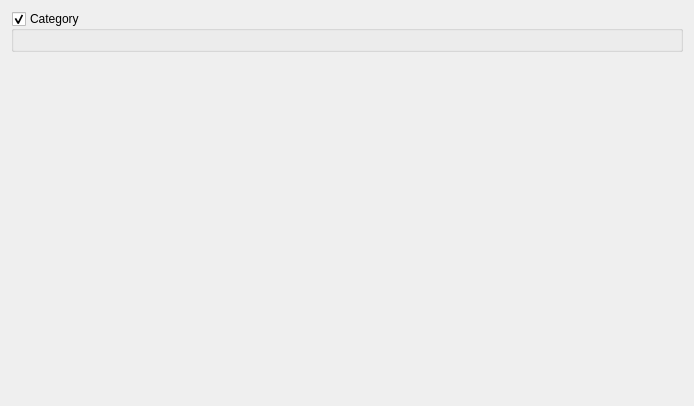
<?xml version="1.0" encoding="UTF-8"?>
<!-- SPDX-FileCopyrightText: 2025 zhang hongyuan <2063218120@qq.com> -->
<!-- SPDX-License-Identifier: MIT -->
<ui version="4.0">
 <class>TabConfigWg</class>
 <widget class="QWidget" name="TabConfigWg">
  <property name="geometry">
   <rect>
    <x>0</x>
    <y>0</y>
    <width>694</width>
    <height>406</height>
   </rect>
  </property>
  <property name="windowTitle">
   <string>Form</string>
  </property>
  <layout class="QVBoxLayout" name="verticalLayout" stretch="0,1">
   <item>
    <widget class="QGroupBox" name="category_gbx">
     <property name="title">
      <string>Category</string>
     </property>
     <property name="checkable">
      <bool>true</bool>
     </property>
     <layout class="QHBoxLayout" name="config_category_group_layout"/>
    </widget>
   </item>
   <item>
    <widget class="InfoWidgets" name="config_tb" native="true"/>
   </item>
  </layout>
 </widget>
 <customwidgets>
  <customwidget>
   <class>InfoWidgets</class>
   <extends>QWidget</extends>
   <header location="global">widgets/infotablewg.h</header>
   <container>1</container>
  </customwidget>
 </customwidgets>
 <resources/>
 <connections/>
</ui>
